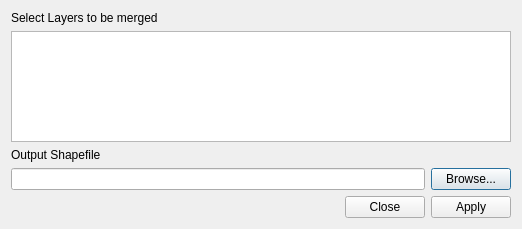
<?xml version="1.0" encoding="UTF-8"?>
<ui version="4.0">
 <class>hcmgis_merge_form</class>
 <widget class="QDialog" name="hcmgis_merge_form">
  <property name="windowModality">
   <enum>Qt::ApplicationModal</enum>
  </property>
  <property name="enabled">
   <bool>true</bool>
  </property>
  <property name="geometry">
   <rect>
    <x>0</x>
    <y>0</y>
    <width>522</width>
    <height>229</height>
   </rect>
  </property>
  <property name="mouseTracking">
   <bool>false</bool>
  </property>
  <property name="windowTitle">
   <string>Merge Layers</string>
  </property>
  <layout class="QVBoxLayout" name="verticalLayout">
   <item>
    <widget class="QLabel" name="label_4">
     <property name="text">
      <string>Select Layers to be merged</string>
     </property>
    </widget>
   </item>
   <item>
    <widget class="QListWidget" name="sourcelayers">
     <property name="selectionMode">
      <enum>QAbstractItemView::ExtendedSelection</enum>
     </property>
    </widget>
   </item>
   <item>
    <widget class="QLabel" name="label">
     <property name="text">
      <string>Output Shapefile</string>
     </property>
    </widget>
   </item>
   <item>
    <layout class="QGridLayout" name="gridLayout">
     <item row="0" column="0">
      <widget class="QLineEdit" name="outfilename">
       <property name="text">
        <string/>
       </property>
       <property name="readOnly">
        <bool>false</bool>
       </property>
      </widget>
     </item>
     <item row="0" column="1">
      <widget class="QPushButton" name="browseoutfile">
       <property name="text">
        <string>Browse...</string>
       </property>
      </widget>
     </item>
    </layout>
   </item>
   <item>
    <widget class="QDialogButtonBox" name="BtnApplyClose">
     <property name="orientation">
      <enum>Qt::Horizontal</enum>
     </property>
     <property name="standardButtons">
      <set>QDialogButtonBox::Apply|QDialogButtonBox::Close</set>
     </property>
    </widget>
   </item>
  </layout>
 </widget>
 <tabstops>
  <tabstop>sourcelayers</tabstop>
  <tabstop>outfilename</tabstop>
  <tabstop>browseoutfile</tabstop>
  <tabstop>BtnApplyClose</tabstop>
 </tabstops>
 <resources/>
 <connections>
  <connection>
   <sender>BtnApplyClose</sender>
   <signal>accepted()</signal>
   <receiver>hcmgis_merge_form</receiver>
   <slot>accept()</slot>
   <hints>
    <hint type="sourcelabel">
     <x>248</x>
     <y>254</y>
    </hint>
    <hint type="destinationlabel">
     <x>157</x>
     <y>274</y>
    </hint>
   </hints>
  </connection>
  <connection>
   <sender>BtnApplyClose</sender>
   <signal>rejected()</signal>
   <receiver>hcmgis_merge_form</receiver>
   <slot>reject()</slot>
   <hints>
    <hint type="sourcelabel">
     <x>316</x>
     <y>260</y>
    </hint>
    <hint type="destinationlabel">
     <x>286</x>
     <y>274</y>
    </hint>
   </hints>
  </connection>
 </connections>
</ui>
